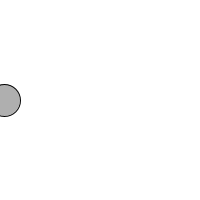
Frame 1 (no input)
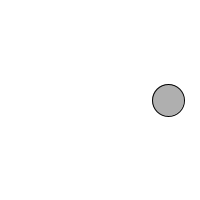
Frame 60 (the mouse pressed at the canvas centre just before this capture)
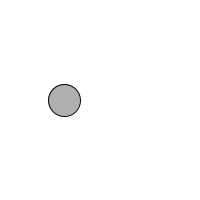
Frame 120 (the mouse held since frame 60 and released just before this capture)

The Processing sketch that drew these frames (run headless with seeded random() and noise(); from frame 60 on, the mouse is pressed at the canvas centre):

// Processing sketch: Helton_U8A2
// ── Helton_U8A2.pde
int x = 0;
int speed = 4;

void setup() {
  size(200, 200);
}

void draw() {
  background(255);
  move();
  bounce();
  display();
}

void move() {
  x += speed;
}

void bounce() {
  if (x > width || x < 0) {
    speed = speed * -1;
  }
}

void display() {
  stroke(0);
  fill(175);
  ellipse(x, 100, 32, 32);
}
